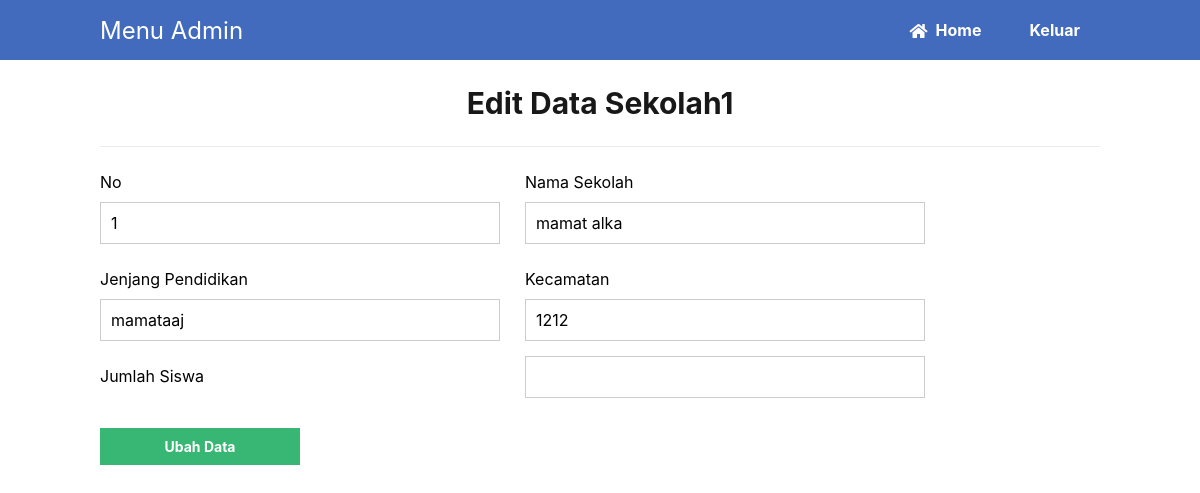
Page /update.php?id=1 on the committed database.
### tables this page shows
CREATE TABLE `sekolahdata` (
  `id` int(11) NOT NULL,
  `nama_sekolah` varchar(50) NOT NULL,
  `jenjang` varchar(50) NOT NULL,
  `kecamatan` varchar(30) NOT NULL
);

### update.php (the view, shortened to what this page needs)
<?php
include 'functions.php';
$pdo = pdo_connect_mysql();
if (isset($_GET['id'])) {
    $stmt = $pdo->prepare('SELECT * FROM sekolahdata WHERE id = ?');
    $stmt->execute([$_GET['id']]);
    $contact = $stmt->fetch(PDO::FETCH_ASSOC);
} else {
    exit('No ID specified!');
}
?>
<?= template_header('Read') ?>
<div class="content update">
    <h2>Edit Data Sekolah<?= $contact['id'] ?></h2>
    <form action="update.php?id=<?= $contact['id'] ?>" method="post">
        <label for="id">No</label>
        <label for="nama_sekolah">Nama Sekolah</label>
        <input type="text" name="id" value="<?= $contact['id'] ?>" id="id">
        <input type="text" name="nama_sekolah" value="<?= $contact['nama_sekolah'] ?>" id="nama_sekolah">
        <label for="jenjang">Jenjang Pendidikan</label>
        <label for="kecamatan">Kecamatan</label>
        <input type="text" name="jenjang" value="<?= $contact['jenjang'] ?>" id="jenjang">
        <input type="text" name="kecamatan" value="<?= $contact['kecamatan'] ?>" id="kecamatan">
        <label for="jumlah_siswa">Jumlah Siswa</label>
        <input type="text" name="jumlah_siswa" value="<?= $contact['jumlah_siswa'] ?>" id="jumlah_siswa">
        <input type="submit" value="Ubah Data">
    </form>
</div>
<?= template_footer() ?>

### style.css (style rules this page uses)
* { box-sizing: border-box; font-family: -apple-system, BlinkMacSystemFont, "segoe ui", roboto, oxygen, ubuntu, cantarell, "fira sans", "droid sans", "helvetica neue", Arial, sans-serif; font-size: 16px; -webkit-font-smoothing: antialiased; -moz-osx-font-smoothing: grayscale; }
body { background-color: #FFFFFF; margin: 0; }
.content { width: 1000px; margin: 0 auto; }
.content h2 { margin: 0; padding: 25px 0; font-size: 30px; border-bottom: 1px solid #ebebeb; color: #181818; text-align: center; }
.update form { padding: 15px 0; display: flex; flex-flow: wrap; }
.update form label { display: inline-flex; width: 400px; padding: 10px 0; margin-right: 25px; }
.update form input { padding: 10px; width: 400px; margin-right: 25px; margin-bottom: 15px; border: 1px solid #cccccc; }
.update form input[type="submit"] { display: block; background-color: #38b673; border: 0; font-weight: bold; font-size: 14px; color: #FFFFFF; cursor: pointer; width: 200px; margin-top: 15px; }

### rows in the picture
sekolahdata: id "1", nama_sekolah "mamat alka", jenjang "mamataaj", kecamatan "1212"
